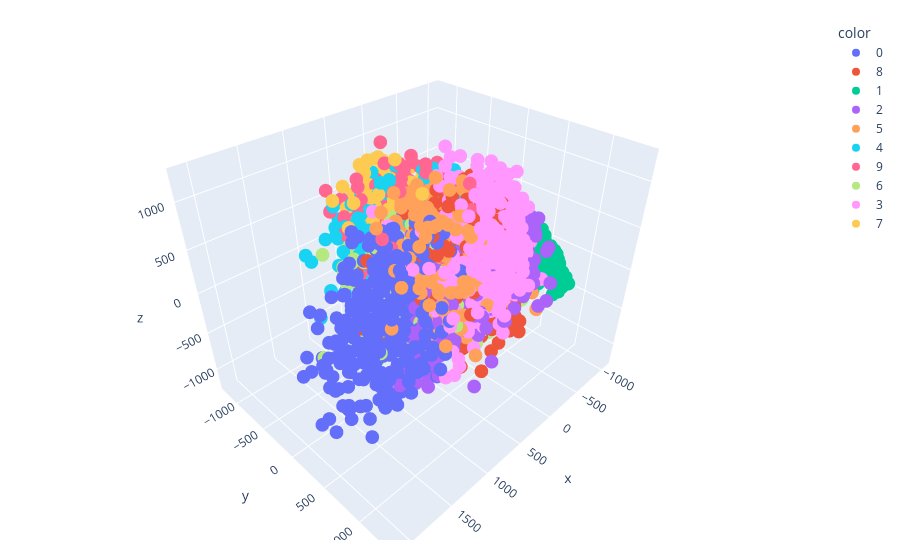

Write notebook code for a chart like this one.
### Code cell
y_train_trf = y_train.astype(str)

fig = px.scatter_3d(
    x=X_train_trf[:, 0],
    y=X_train_trf[:, 1],
    z=X_train_trf[:, 2],
    color=y_train_trf,
)

fig.update_layout(
    margin=dict(l=20, r=20, t=20, b=20)
)

fig.show()

### Figure 1 — Plotly figure (JSON) as saved in the notebook; plotly's stock layout.template omitted (floating-point values rounded to 4 significant figures; data arrays with more than 128 entries replaced by an {"elided": "..."} marker saying what was removed)
{"data": [{"hovertemplate": "color=0<br>x=%{x}<br>y=%{y}<br>z=%{z}<extra></extra>", "legendgroup": "0", "marker": {"color": "#636efa", "symbol": "circle"}, "mode": "markers", "name": "0", "scene": "scene", "showlegend": true, "type": "scatter3d", "x": {"elided": "383 float values"}, "y": {"elided": "383 float values"}, "z": {"elided": "383 float values"}}, {"hovertemplate": "color=8<br>x=%{x}<br>y=%{y}<br>z=%{z}<extra></extra>", "legendgroup": "8", "marker": {"color": "#EF553B", "symbol": "circle"}, "mode": "markers", "name": "8", "scene": "scene", "showlegend": true, "type": "scatter3d", "x": {"elided": "370 float values"}, "y": {"elided": "370 float values"}, "z": {"elided": "370 float values"}}, {"hovertemplate": "color=1<br>x=%{x}<br>y=%{y}<br>z=%{z}<extra></extra>", "legendgroup": "1", "marker": {"color": "#00cc96", "symbol": "circle"}, "mode": "markers", "name": "1", "scene": "scene", "showlegend": true, "type": "scatter3d", "x": {"elided": "450 float values"}, "y": {"elided": "450 float values"}, "z": {"elided": "450 float values"}}, {"hovertemplate": "color=2<br>x=%{x}<br>y=%{y}<br>z=%{z}<extra></extra>", "legendgroup": "2", "marker": {"color": "#ab63fa", "symbol": "circle"}, "mode": "markers", "name": "2", "scene": "scene", "showlegend": true, "type": "scatter3d", "x": {"elided": "391 float values"}, "y": {"elided": "391 float values"}, "z": {"elided": "391 float values"}}, {"hovertemplate": "color=5<br>x=%{x}<br>y=%{y}<br>z=%{z}<extra></extra>", "legendgroup": "5", "marker": {"color": "#FFA15A", "symbol": "circle"}, "mode": "markers", "name": "5", "scene": "scene", "showlegend": true, "type": "scatter3d", "x": {"elided": "347 float values"}, "y": {"elided": "347 float values"}, "z": {"elided": "347 float values"}}, {"hovertemplate": "color=4<br>x=%{x}<br>y=%{y}<br>z=%{z}<extra></extra>", "legendgroup": "4", "marker": {"color": "#19d3f3", "symbol": "circle"}, "mode": "markers", "name": "4", "scene": "scene", "showlegend": true, "type": "scatter3d", "x": {"elided": "428 float values"}, "y": {"elided": "428 float values"}, "z": {"elided": "428 float values"}}, {"hovertemplate": "color=9<br>x=%{x}<br>y=%{y}<br>z=%{z}<extra></extra>", "legendgroup": "9", "marker": {"color": "#FF6692", "symbol": "circle"}, "mode": "markers", "name": "9", "scene": "scene", "showlegend": true, "type": "scatter3d", "x": {"elided": "396 float values"}, "y": {"elided": "396 float values"}, "z": {"elided": "396 float values"}}, {"hovertemplate": "color=6<br>x=%{x}<br>y=%{y}<br>z=%{z}<extra></extra>", "legendgroup": "6", "marker": {"color": "#B6E880", "symbol": "circle"}, "mode": "markers", "name": "6", "scene": "scene", "showlegend": true, "type": "scatter3d", "x": {"elided": "401 float values"}, "y": {"elided": "401 float values"}, "z": {"elided": "401 float values"}}, {"hovertemplate": "color=3<br>x=%{x}<br>y=%{y}<br>z=%{z}<extra></extra>", "legendgroup": "3", "marker": {"color": "#FF97FF", "symbol": "circle"}, "mode": "markers", "name": "3", "scene": "scene", "showlegend": true, "type": "scatter3d", "x": {"elided": "394 float values"}, "y": {"elided": "394 float values"}, "z": {"elided": "394 float values"}}, {"hovertemplate": "color=7<br>x=%{x}<br>y=%{y}<br>z=%{z}<extra></extra>", "legendgroup": "7", "marker": {"color": "#FECB52", "symbol": "circle"}, "mode": "markers", "name": "7", "scene": "scene", "showlegend": true, "type": "scatter3d", "x": {"elided": "440 float values"}, "y": {"elided": "440 float values"}, "z": {"elided": "440 float values"}}], "layout": {"legend": {"title": {"text": "color"}, "tracegroupgap": 0}, "margin": {"b": 20, "l": 20, "r": 20, "t": 20}, "scene": {"domain": {"x": [0, 1], "y": [0, 1]}, "xaxis": {"title": {"text": "x"}}, "yaxis": {"title": {"text": "y"}}, "zaxis": {"title": {"text": "z"}}}}}
